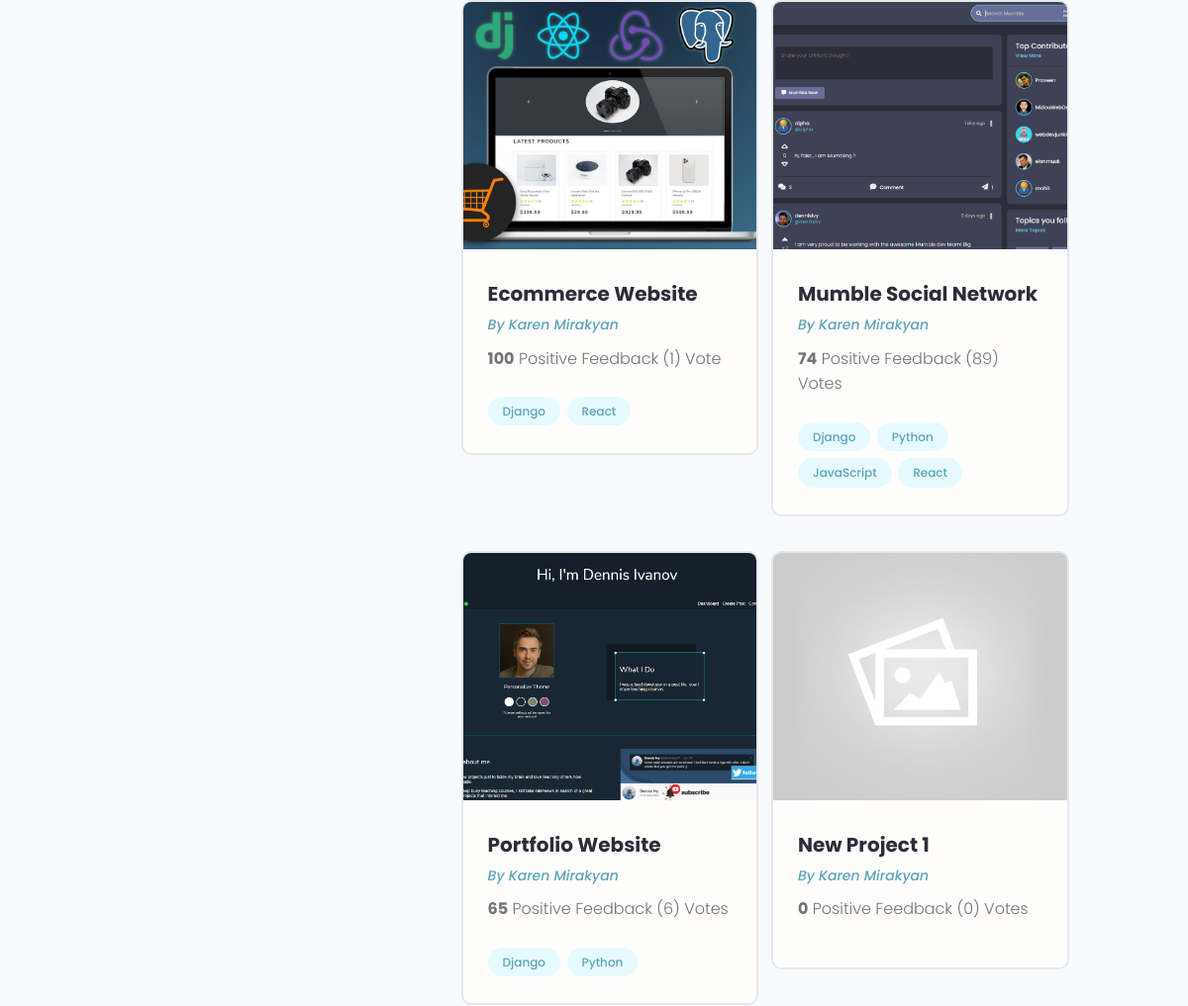
The page /profile/3905211a-4f1d-4c95-ab9e-5b3ab9a7428e/ (middle part) on the database as committed earlier.
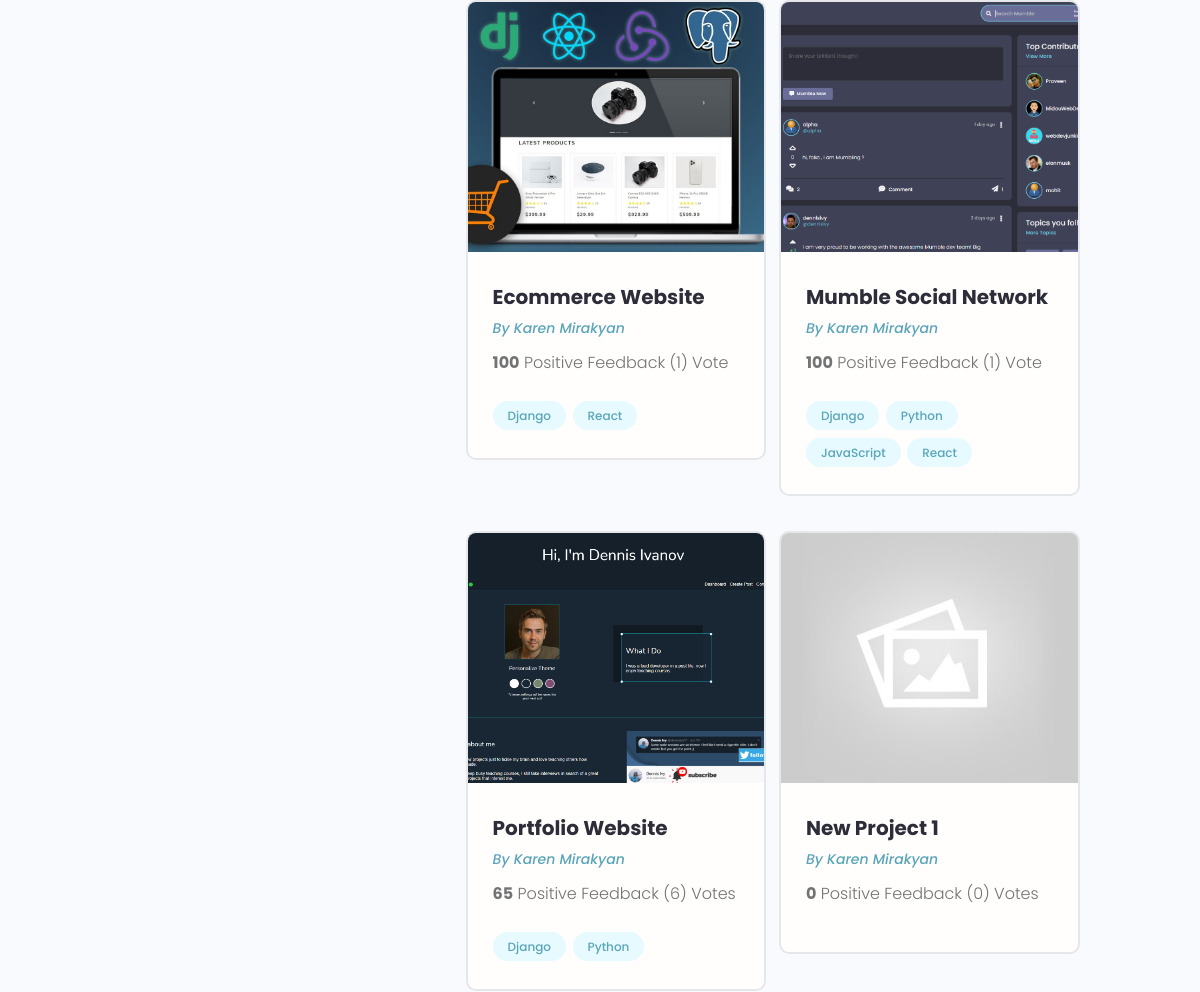
The same page on the database as committed later.
### projects/models.py (models this page shows, shortened)
class Project(models.Model):
    id = models.UUIDField(default=uuid.uuid4, unique=True, primary_key=True, editable=False)
    owner = models.ForeignKey(Profile, null=True, blank=True, on_delete=models.SET_NULL)
    title = models.CharField(max_length=200)
    description = models.TextField(null=True, blank=True)
    featured_image = models.ImageField(null=True, blank=True, default='default.jpg')
    demo_link = models.CharField(max_length=2000, null=True, blank=True)
    source_link = models.CharField(max_length=2000, null=True, blank=True)
    tags = models.ManyToManyField('Tag', blank=True)
    vote_total = models.IntegerField(default=0, null=True, blank=True)
    vote_ratio = models.IntegerField(default=0, null=True, blank=True)
    created = models.DateTimeField(auto_now_add=True)
    class Meta:
        ordering = ['-vote_ratio', '-vote_total', 'title']

### users/views.py (the view)
# urls.py: path('profile/<str:pk>/', views.user_profile, name='user-profile'),
def user_profile(request, pk):
    profile = Profile.objects.get(id=pk)
    top_skills = profile.skill_set.exclude(description__exact='')
    other_skills = profile.skill_set.filter(description='')
    context = {
        'profile': profile,
        'top_skills': top_skills,
        'other_skills': other_skills
    }
    return render(request, 'users/user-profile.html', context)

### projects/models.py (called while the page is built)
    def __str__(self):
        return self.name

### users/models.py (called while the page is built)
    def __str__(self):
        return str(self.name)

### users/templates/users/user-profile.html (shortened to what this page needs)
{% extends 'main.html' %}
{% block content %}
      <main class="profile my-md">
    <div class="container">
      <div class="layout">
        <div class="column column--1of3">
        </div>
        <div class="column column--2of3">
          <div class="devInfo">
            <div class="grid grid--two">
                {% for project in profile.project_set.all %}
                  <div class="column">
                    <div class="card project">
                      <a href="{% url 'project' project.id %}" class="project">
                        <img class="project__thumbnail" src="{{ project.featured_image.url}}" alt="project thumbnail" />
                        <div class="card__body">
                          <h3 class="project__title">{{ project.title }}</h3>
                          <p><a class="project__author" href="{% url 'user-profile' profile.id %}">By {{ profile.name }}</a></p>
                          <p class="project--rating">
                            <span style="font-weight: bold;">{{ project.vote_ratio }}</span> Positive
                            Feedback ({{ project.vote_total}}) Vote{{ project.vote_total|pluralize:'s' }}
                          </p>
                          <div class="project__tags">
                              {% for tag in project.tags.all %}
                                  <span class="tag tag--pill tag--main">
                                    <small>{{ tag }}</small>
                                  </span>
                              {% endfor %}
                          </div>
                        </div>
                      </a>
                    </div>
                  </div>
                {% endfor %}
            </div>
          </div>
        </div>
      </div>
    </div>
  </main>
{% endblock %}

Rows that differ between the two databases and show on the page:
changed Project "Mumble Social Network": vote_ratio "74" → "100"; vote_total "89" → "1"
